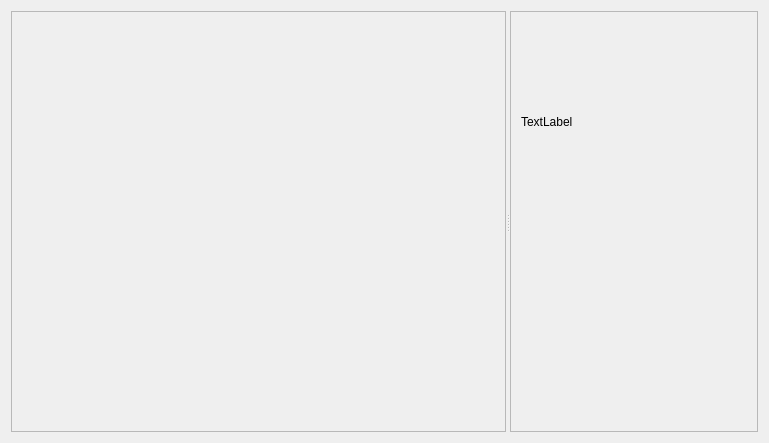
<?xml version="1.0" encoding="UTF-8"?>
<ui version="4.0">
 <class>guiDlg</class>
 <widget class="QWidget" name="guiDlg">
  <property name="geometry">
   <rect>
    <x>0</x>
    <y>0</y>
    <width>769</width>
    <height>443</height>
   </rect>
  </property>
  <property name="windowTitle">
   <string>giraff_viewer</string>
  </property>
  <layout class="QVBoxLayout" name="verticalLayout">
   <item>
    <widget class="QSplitter" name="splitter">
     <property name="orientation">
      <enum>Qt::Horizontal</enum>
     </property>
     <widget class="QFrame" name="beta_frame">
      <property name="sizePolicy">
       <sizepolicy hsizetype="Minimum" vsizetype="Preferred">
        <horstretch>0</horstretch>
        <verstretch>0</verstretch>
       </sizepolicy>
      </property>
      <property name="minimumSize">
       <size>
        <width>400</width>
        <height>0</height>
       </size>
      </property>
      <property name="frameShape">
       <enum>QFrame::StyledPanel</enum>
      </property>
      <property name="frameShadow">
       <enum>QFrame::Raised</enum>
      </property>
     </widget>
     <widget class="QFrame" name="control_frame">
      <property name="sizePolicy">
       <sizepolicy hsizetype="Minimum" vsizetype="Preferred">
        <horstretch>0</horstretch>
        <verstretch>0</verstretch>
       </sizepolicy>
      </property>
      <property name="minimumSize">
       <size>
        <width>200</width>
        <height>0</height>
       </size>
      </property>
      <property name="frameShape">
       <enum>QFrame::StyledPanel</enum>
      </property>
      <property name="frameShadow">
       <enum>QFrame::Raised</enum>
      </property>
      <widget class="QLabel" name="top_camera_label">
       <property name="geometry">
        <rect>
         <x>11</x>
         <y>11</y>
         <width>231</width>
         <height>200</height>
        </rect>
       </property>
       <property name="minimumSize">
        <size>
         <width>0</width>
         <height>200</height>
        </size>
       </property>
       <property name="text">
        <string>TextLabel</string>
       </property>
      </widget>
     </widget>
    </widget>
   </item>
  </layout>
 </widget>
 <resources/>
 <connections/>
</ui>
